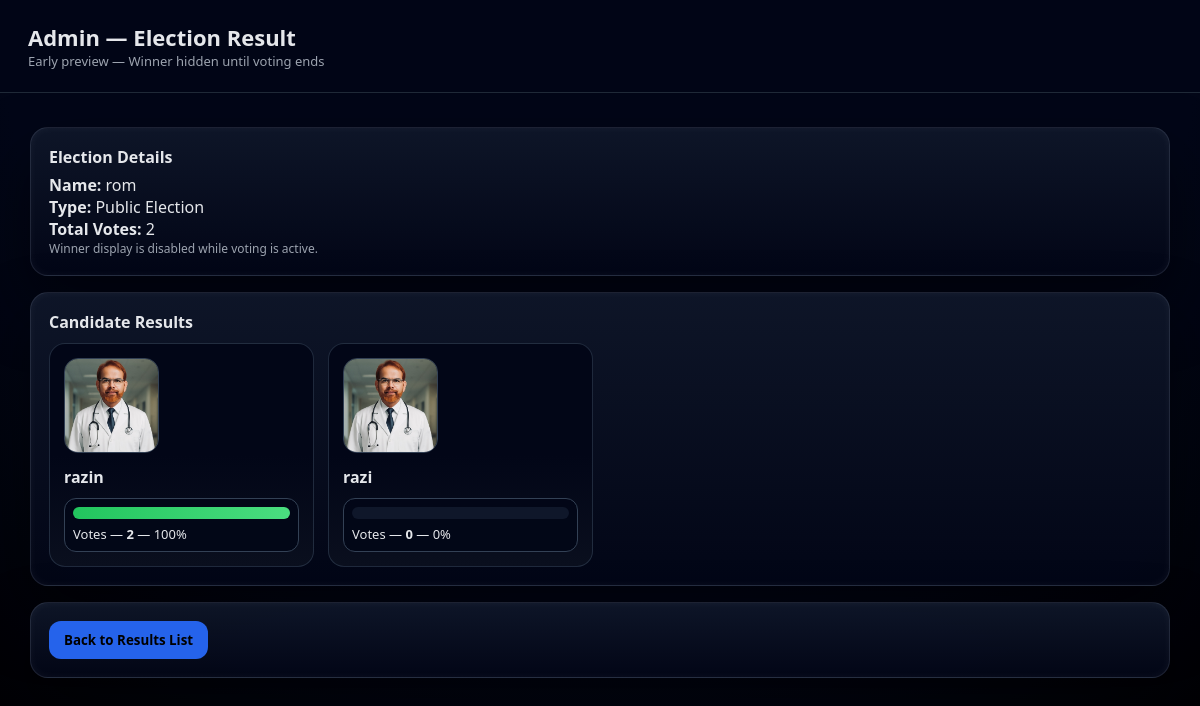
Page /admin/results/1 (signed in) on the committed database.
### app.py (models this page shows)
class Election(db.Model):
    id = db.Column(db.Integer, primary_key=True)
    admin_id = db.Column(db.Integer, db.ForeignKey("admin.id"))
    name = db.Column(db.String(120))
    election_type = db.Column(db.String(20))  # public / private
    public_code = db.Column(db.String(20), nullable=True)
    start_time = db.Column(db.String(40), nullable=True)
    end_time = db.Column(db.String(40), nullable=True)
    result_visible = db.Column(db.Boolean, default=True)
    candidates = db.relationship("Candidate", backref="election", cascade="all,delete")
    votes = db.relationship("Vote", backref="election", cascade="all,delete")
    whitelist = db.relationship("VoterWhitelist", backref="election", cascade="all,delete")

class Candidate(db.Model):
    id = db.Column(db.Integer, primary_key=True)
    election_id = db.Column(db.Integer, db.ForeignKey("election.id"))
    name = db.Column(db.String(120))
    party = db.Column(db.String(120), nullable=True)
    description = db.Column(db.String(255), nullable=True)
    photo = db.Column(db.String(255), nullable=True)

### app.py (the view)
@app.route("/admin/results/<eid>")
def admin_result_detail(eid):
    if not require_admin_login():
        return redirect("/")
    election = Election.query.get_or_404(eid)
    now = datetime.now()
    ended = False
    if election.end_time:
        ended = now >= datetime.fromisoformat(election.end_time)
    if election.election_type == "private" and not ended:
        flash("Private election results unlock only after end time")
        return redirect("/admin/results")
    candidates = Candidate.query.filter_by(election_id=election.id).all()
    result = []
    max_votes = 0
    for c in candidates:
        count = Vote.query.filter_by(candidate_id=c.id).count()
        max_votes = max(max_votes, count)
        result.append({
            "id": c.id,
            "name": c.name,
            "photo": c.photo,
            "party": c.party,
            "description": c.description,
            "count": count
        })
    for r in result:
        r["winner"] = (ended and r["count"] == max_votes and max_votes > 0)
    total_votes = Vote.query.filter_by(election_id=election.id).count()
    return render_template(
        "admin_result_detail.html",
        election=election,
        result=result,
        total_votes=total_votes,
        ended=ended        # <-- winner logic flag
    )

### app.py (called while the page is built)
def require_admin_login():
    if "admin_id" not in session or not session["admin_id"]:
        flash("Admin login required")
        return False
    return True

### templates/admin_result_detail.html (shortened to what this page needs)
<!DOCTYPE html>
<html lang="en">
<head>
</head>
<body>
<div class="topbar">
  <div class="title">Admin — Election Result</div>
  {% if ended %}
    <div class="subtext">Final certified result (voting ended)</div>
  {% else %}
    <div class="subtext">Early preview — Winner hidden until voting ends</div>
  {% endif %}
</div>
<div class="container">
<div class="card">
  <div class="section-title">Election Details</div>
  <p><b>Name:</b> {{ election.name }}</p>
  <p><b>Type:</b>
    {% if election.election_type == "public" %} Public Election
    {% else %} Private Election
    {% endif %}
  </p>
  <p><b>Total Votes:</b> {{ total_votes }}</p>
  <p class="note">
    {% if ended %}
      Winners are automatically declared based on highest votes.
    {% else %}
      Winner display is disabled while voting is active.
    {% endif %}
  </p>
</div>
<div class="card">
  <div class="section-title">Candidate Results</div>
  {% set tie_count = result | selectattr('winner') | list | length %}
  <div class="grid">
  {% for r in result %}
    <div class="cand-card
    ">
      {% if r.photo %}
        <img src="/static/uploads/{{ r.photo }}" class="cand-photo">
      {% endif %}
      <p><b>{{ r.name }}</b></p>
      <div class="bar-box">
        <div class="bar-track">
          <div class="bar-fill"
               data-count="{{ r.count }}"
               data-total="{{ total_votes }}">
          </div>
        </div>
        <div class="vote-label">
          Votes — <b>{{ r.count }}</b>
          <span class="pct"></span>
        </div>
      </div>
    </div>
  {% endfor %}
  </div>
</div>
<div class="card">
  <a href="/admin/results">
    <button class="btn-blue">Back to Results List</button>
  </a>
</div>
</div>
</body>
</html>

### templates/admin_result_detail.html (style rules this page uses)
* { margin:0;padding:0;box-sizing:border-box;font-family:'Segoe UI',Arial; }
body { min-height:100vh; background:radial-gradient(circle at top,#020617,#020617 60%,#000); color:#e5e7eb; display:flex; flex-direction:column; align-items:center; }
.topbar { width:100%; padding:22px 28px; background:rgba(2,6,23,.9); border-bottom:1px solid #1f2937; backdrop-filter:blur(8px); }
.title { font-size:22px; font-weight:700; }
.subtext { color:#9ca3af; font-size:13px; }
.container { width:1200px; max-width:95%; margin-top:18px; }
.card { background:linear-gradient(180deg,rgba(15,23,42,.92),rgba(2,6,23,.92)); border:1px solid rgba(148,163,184,.18); border-radius:18px; padding:18px; margin-top:16px; box-shadow: 0 30px 60px rgba(0,0,0,.5), inset 0 0 8px rgba(255,255,255,.05); transition:.25s; }
.section-title { font-weight:700; margin-bottom:6px; }
.note { color:#9ca3af; font-size:12px; }
.grid { display:grid; grid-template-columns:repeat(auto-fill,minmax(260px,1fr)); gap:14px; margin-top:10px; }
.cand-card { background:linear-gradient(180deg,#020617,#020617,#0a0f1e); border:1px solid rgba(51,65,85,.6); border-radius:16px; padding:14px; transition:.25s; }
.cand-photo { width:95px; height:95px; border-radius:14px; border:1px solid #334155; object-fit:cover; margin-bottom:8px; }
.bar-box { margin-top:10px; background:rgba(2,6,23,.85); border:1px solid #334155; border-radius:12px; padding:8px; }
.bar-track { width:100%; height:12px; background:#0f172a; border-radius:12px; overflow:hidden; }
.bar-fill { height:100%; width:0%; background:linear-gradient(90deg,#22c55e,#4ade80); box-shadow:0 0 12px rgba(74,222,128,.6); transition:width .9s ease; }
.vote-label { margin-top:6px; font-size:13px; }
button { padding:10px 15px; border-radius:12px; border:none; font-weight:600; cursor:pointer; }
.btn-blue { background:#2563eb; }

### rows in the picture
Election: name "rom"
Candidate: photo (picture), name "razin", count "2"
Candidate: photo (picture), name "razi", count "0"

### other values in the picture
{{ total_votes }} "2"
